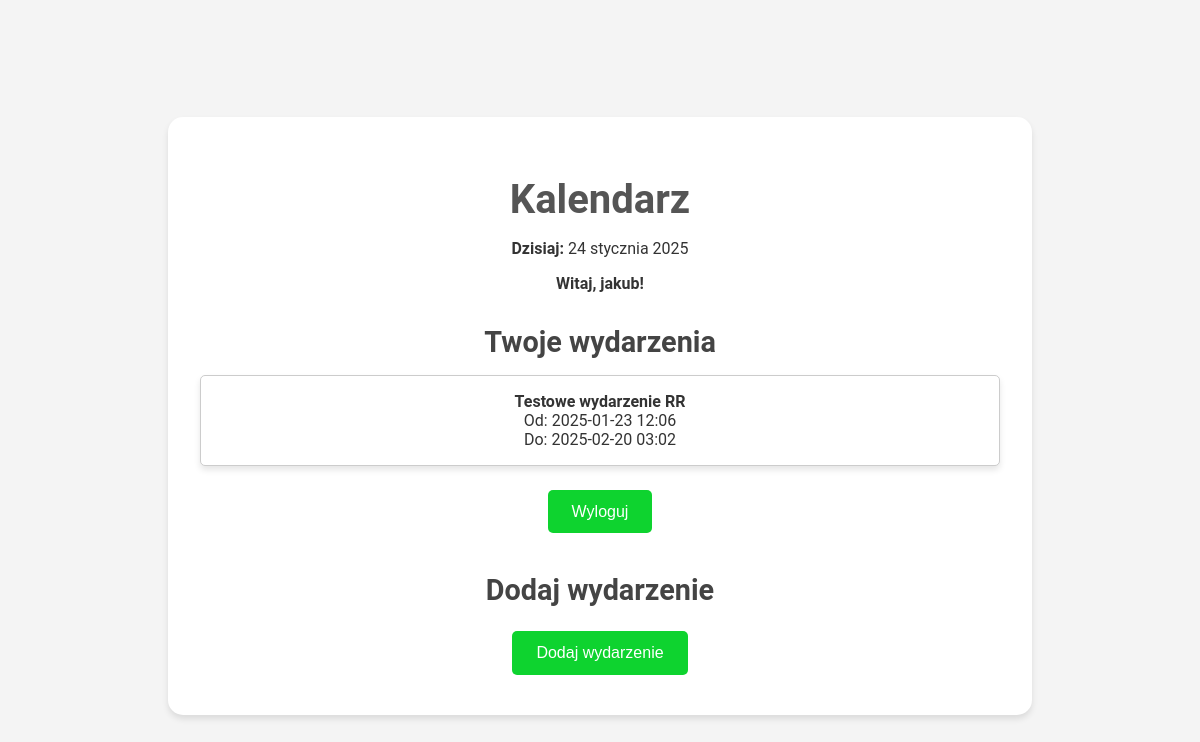
The app's page / (signed in), older data.
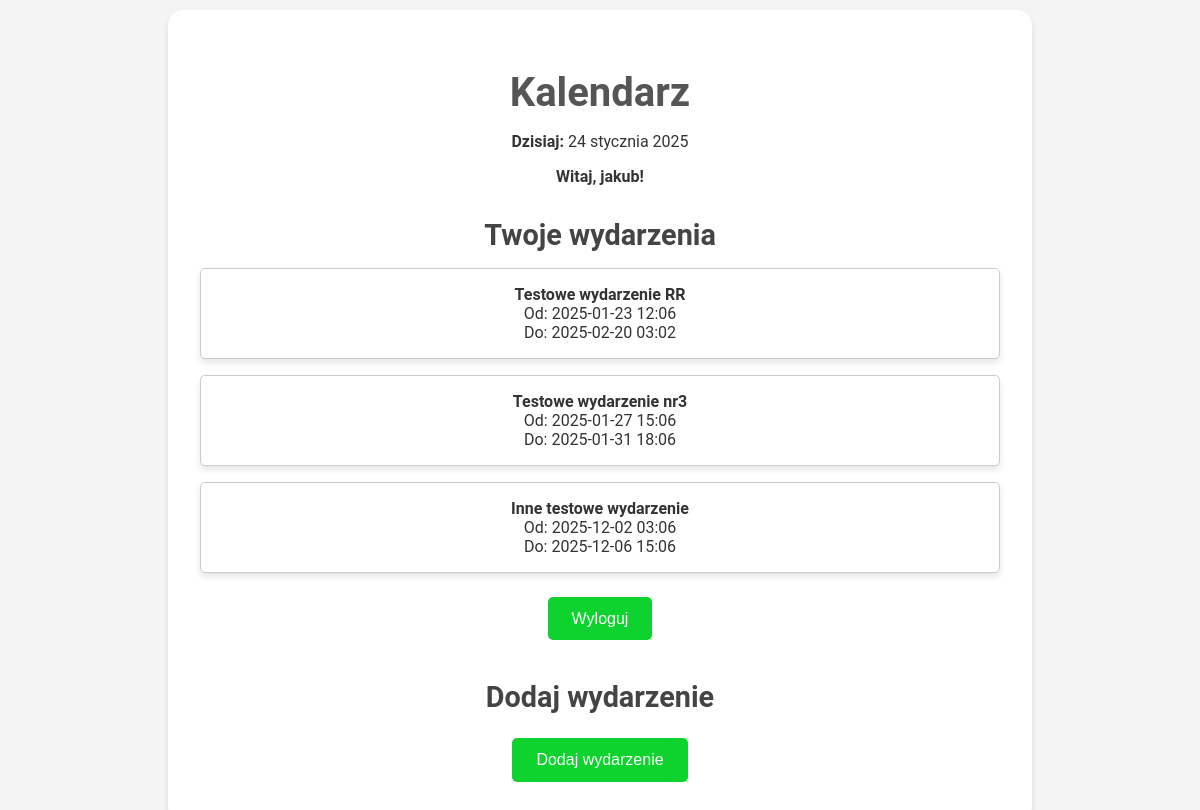
The same page, newer data.
### calendar_module/models.py (models this page shows, shortened)
class Event(models.Model):
    title = models.CharField(max_length=200, verbose_name="Tytuł")
    description = models.TextField(blank=True, verbose_name="Opis")
    start_time = models.DateTimeField(verbose_name="Czas rozpoczęcia")
    end_time = models.DateTimeField(verbose_name="Czas zakończenia")
    user = models.ForeignKey(
        User, on_delete=models.CASCADE, related_name="events", verbose_name="Użytkownik"
    )

### calendar_module/views.py (the view)
# urls.py: 2. Add a URL to urlpatterns:  path('', views.home, name='home')
def home(request):
    today = date.today()
    if request.user.is_authenticated:
        user = request.user
        events = Event.objects.filter(user=user).order_by('start_time')
    else:
        user = None
        events = []
    return render(request, 'home.html', {
        'today': today,
        'events': events,
        'user': user,
    })

### calendar_module/templates/home.html (shortened to what this page needs)
<!DOCTYPE html>
<html lang="pl">
<head>
</head>
<body>
    <div class="content-container">
        <h1>Kalendarz</h1>
        <p><strong>Dzisiaj:</strong> {{ today }}</p>
        {% if user.is_authenticated %}
            <p class="center"><strong>Witaj, {{ user.username }}!</strong></p>
            <h2>Twoje wydarzenia</h2>
            {% if events %}
                <ul>
                    {% for event in events %}
                    <li>
                        <a href="{% url 'event_detail' event.id %}">
                            <strong>{{ event.title }}</strong>
                        </a><br>
                        Od: {{ event.start_time|date:"Y-m-d H:i" }}<br>
                        Do: {{ event.end_time|date:"Y-m-d H:i" }}
                    </li>
                    {% endfor %}
                </ul>
            {% else %}
                <p class="center">Nie masz żadnych zaplanowanych wydarzeń.</p>
            {% endif %}
            <form method="post" action="{% url 'logout' %}">
                <button type="submit">Wyloguj</button>
            </form>
        {% else %}
            <p class="center"><strong>Zaloguj się, aby zobaczyć wydarzenia.</strong></p>
            <div class="button-container">
                <a href="{% url 'login' %}"><button type="button">Zaloguj się</button></a>
                <a href="{% url 'register' %}"><button type="button">Zarejestruj się</button></a>
            </div>
        {% endif %}
        <h2>Dodaj wydarzenie</h2>
        <a href="{% url 'add_event' %}">
            <button type="button">Dodaj wydarzenie</button>
        </a>
    </div>
</body>
</html>

### calendar_module/templates/home.html (style rules this page uses)
body { margin: 0; font-family: 'Roboto', sans-serif; background: #f4f4f4; color: #333; display: flex; justify-content: center; align-items: center; height: 100vh; padding: 1rem; }
.content-container { background: #ffffff; border-radius: 15px; padding: 2rem; box-shadow: 0 4px 6px rgba(0, 0, 0, 0.1); width: 100%; max-width: 800px; text-align: center; }
h1 { font-size: 2.5rem; margin-bottom: 1rem; color: #555; }
h2 { font-size: 1.8rem; margin-top: 2rem; margin-bottom: 1rem; color: #444; }
p { font-size: 1rem; margin-bottom: 1rem; }
a button, button { padding: 0.8rem 1.5rem; background: #0ed32f; border: none; border-radius: 5px; color: #fff; font-size: 1rem; cursor: pointer; transition: background 0.3s ease; margin: 0.5rem; }
ul { list-style: none; padding: 0; }
li { background: #fff; border: 1px solid #ccc; border-radius: 5px; padding: 1rem; margin-bottom: 1rem; box-shadow: 0 4px 6px rgba(0, 0, 0, 0.1); }
li a { text-decoration: none; color: #333; }
.center { text-align: center; }
form { display: inline; }

Row changes from the older to the newer data that the page shows:
added Event: title "Testowe wydarzenie nr3", start_time "2025-01-27 15:06", end_time "2025-01-31 18:06"
added Event: title "Inne testowe wydarzenie", start_time "2025-12-02 03:06", end_time "2025-12-06 15:06"
